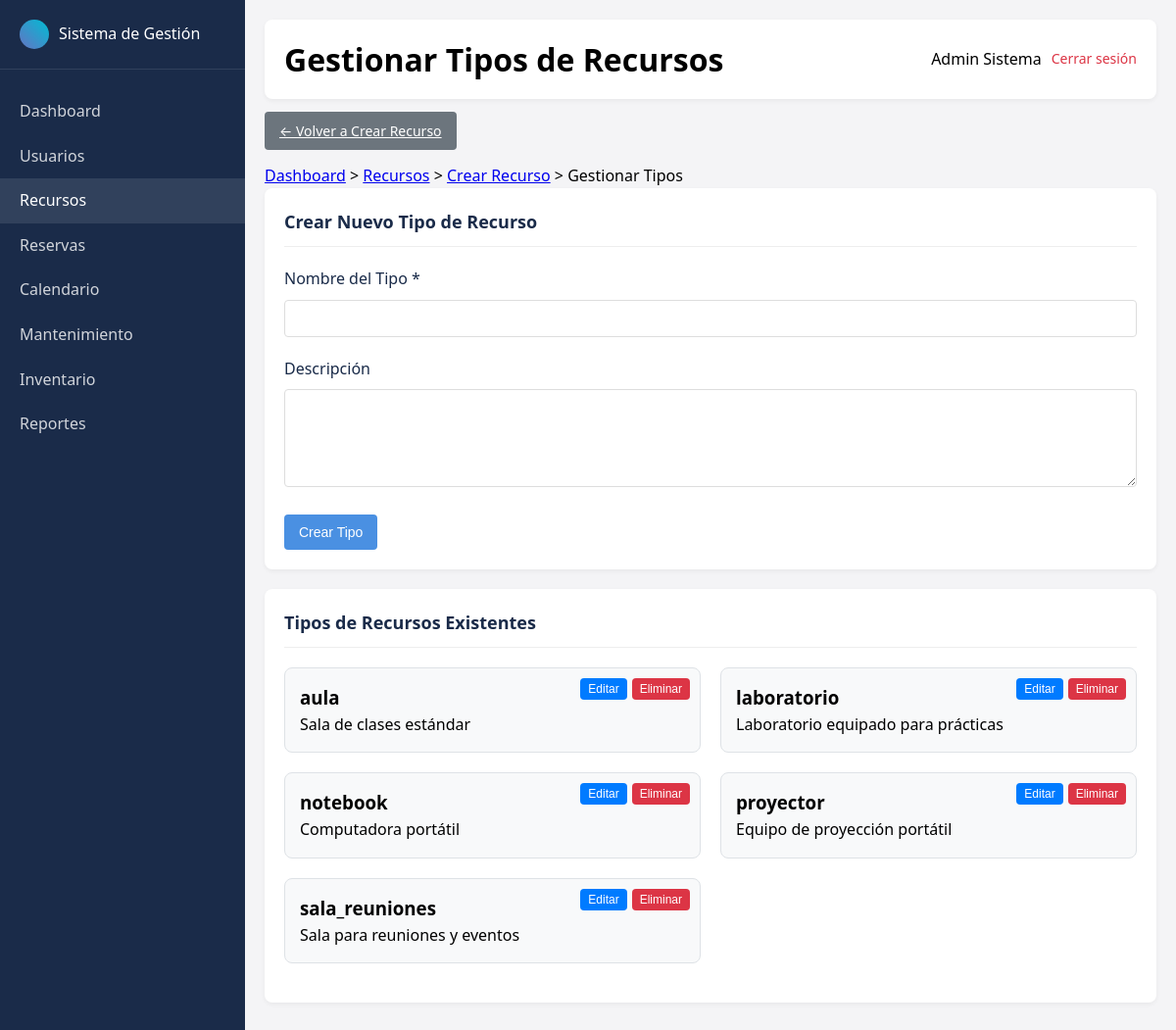
The app's page /recursos/gestionar_tipos.php (signed in), older data.
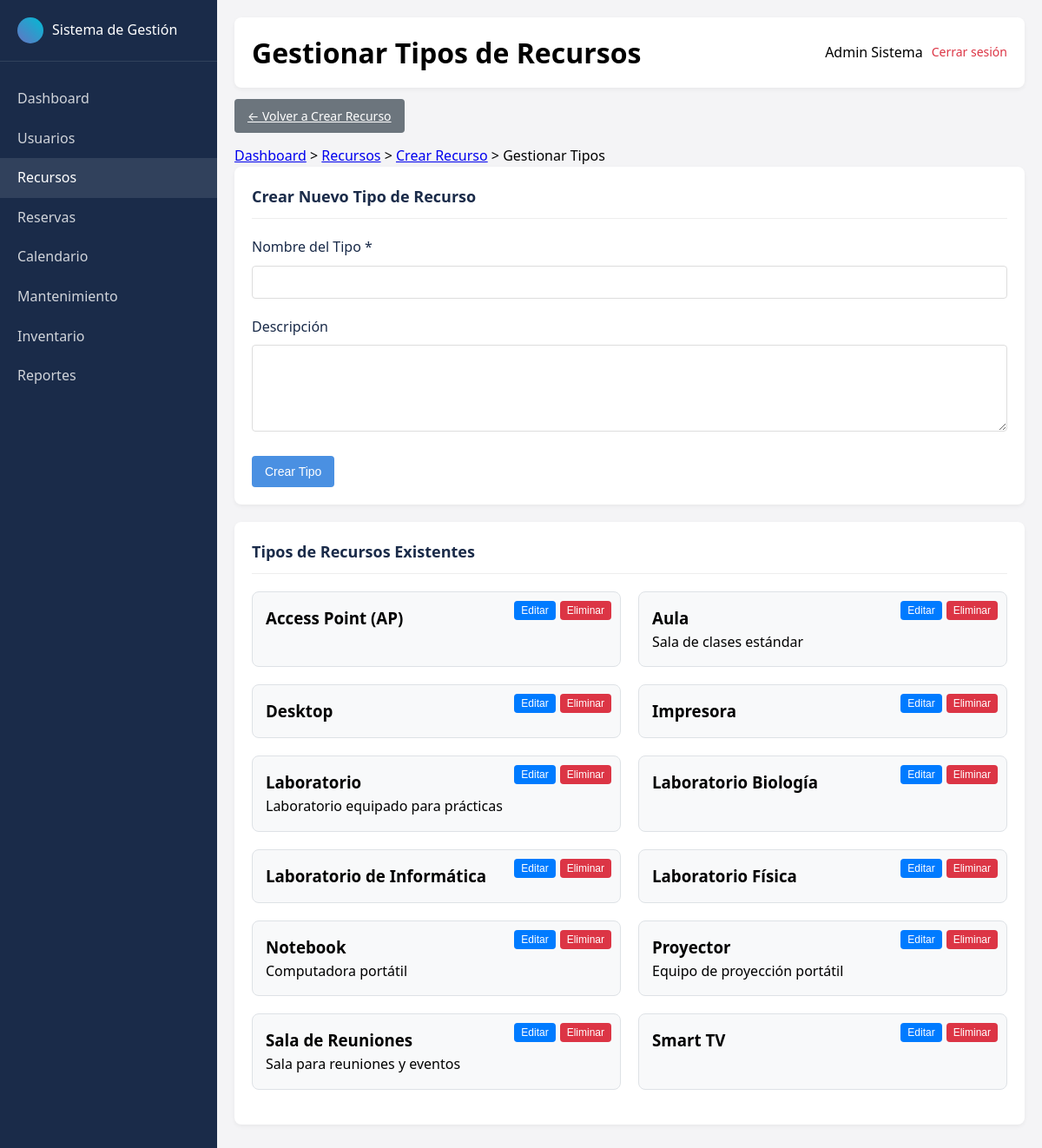
The same page, newer data.
### tables this page shows
CREATE TABLE IF NOT EXISTS tipos_recursos (
    id_tipo INT AUTO_INCREMENT PRIMARY KEY,
    nombre VARCHAR(50) NOT NULL UNIQUE,
    descripcion TEXT,
    fecha_creacion DATETIME DEFAULT CURRENT_TIMESTAMP
);

### config/database.php (called while the page is built, shortened)
<?php
class Database
{
    private static $instance = null;
    private $connection;
    private function __construct()
    {
        $config = parse_ini_file(__DIR__ . '/config.ini');
        $host = $config['host'];
        $user = $config['user'];
        $pass = $config['pass'];
        $name = $config['name'];
        $charset = $config['charset'];
        try {
            $this->connection = new mysqli($host, $user, $pass, $name);
            $this->connection->set_charset($charset);
        } catch (Exception $e) {
            $this->error = $e->getMessage();
            error_log($this->error);
        }
    }
    public static function getInstance()
    {
        if (self::$instance === null) {
            self::$instance = new self();
        }
        return self::$instance;
    }
    public function query($sql, $params = [])
    {
        try {
            if (empty($params)) {
                $result = $this->connection->query($sql);
                return $result;
            }
        } catch (Exception $e) {
            $this->error = $e->getMessage();
            error_log($this->error);
            return false;
        }
    }
    public function getRows($sql, $params = [])
    {
        $result = $this->query($sql, $params);
        $rows = [];
        while ($row = $result->fetch_assoc()) {
            $rows[] = $row;
        }
        return $rows;
    }
}

### public/recursos/gestionar_tipos.php (the view, shortened to what the changed rows need)
<?php
require_once '../../config/database.php';
$db = Database::getInstance();
$tipos = $db->getRows("SELECT * FROM tipos_recursos ORDER BY nombre");
?>
<!DOCTYPE html>
<html lang="es">
<head>
    <link rel="stylesheet" href="../assets/css/styles.css">
</head>
<body>
    <div class="dashboard">
        <div class="content">
            <div class="top-bar">
                <h1>Gestionar Tipos de Recursos</h1>
            </div>
            <div class="card">
                <h2 class="form-title">Crear Nuevo Tipo de Recurso</h2>
            </div>
            <div class="card">
                <h2 class="form-title">Tipos de Recursos Existentes</h2>
                <div class="tipos-grid">
                    <?php foreach ($tipos as $tipo): ?>
                        <div class="tipo-item">
                            <div class="tipo-actions">
                                <button class="btn-small btn-edit" onclick="editarTipo(<?php echo $tipo['id_tipo']; ?>, '<?php echo htmlspecialchars($tipo['nombre']); ?>', '<?php echo htmlspecialchars($tipo['descripcion']); ?>')">Editar</button>
                                <button class="btn-small btn-delete" onclick="eliminarTipo(<?php echo $tipo['id_tipo']; ?>, '<?php echo htmlspecialchars($tipo['nombre']); ?>')">Eliminar</button>
                            </div>
                            <h3><?php echo htmlspecialchars($tipo['nombre']); ?></h3>
                            <?php if (!empty($tipo['descripcion'])): ?>
                                <p><?php echo htmlspecialchars($tipo['descripcion']); ?></p>
                            <?php endif; ?>
                        </div>
                    <?php endforeach; ?>
                </div>
            </div>
        </div>
    </div>
</body>
</html>

Row changes from the older to the newer data that the page shows:
added tipos_recursos: nombre "Access Point (AP)"
changed tipos_recursos "Sala de clases estándar": nombre "aula" → "Aula"
added tipos_recursos: nombre "Desktop"
added tipos_recursos: nombre "Impresora"
changed tipos_recursos "Laboratorio equipado para prácticas": nombre "laboratorio" → "Laboratorio"
added tipos_recursos: nombre "Laboratorio Biología"
added tipos_recursos: nombre "Laboratorio de Informática"
added tipos_recursos: nombre "Laboratorio Física"
changed tipos_recursos "Computadora portátil": nombre "notebook" → "Notebook"
changed tipos_recursos "Equipo de proyección portátil": nombre "proyector" → "Proyector"
changed tipos_recursos "Sala para reuniones y eventos": nombre "sala_reuniones" → "Sala de Reuniones"
added tipos_recursos: nombre "Smart TV"
